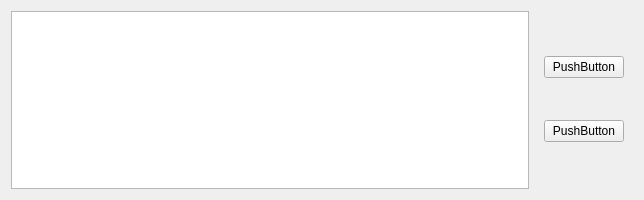
<?xml version="1.0" encoding="UTF-8"?>
<ui version="4.0">
 <class>kaedeLabel</class>
 <widget class="QWidget" name="kaedeLabel">
  <property name="geometry">
   <rect>
    <x>0</x>
    <y>0</y>
    <width>644</width>
    <height>200</height>
   </rect>
  </property>
  <property name="windowTitle">
   <string>Form</string>
  </property>
  <property name="autoFillBackground">
   <bool>false</bool>
  </property>
  <layout class="QHBoxLayout" name="horizontalLayout_2">
   <item>
    <widget class="QTextBrowser" name="textBrowser"/>
   </item>
   <item>
    <widget class="QWidget" name="widget" native="true">
     <property name="baseSize">
      <size>
       <width>0</width>
       <height>0</height>
      </size>
     </property>
     <layout class="QVBoxLayout" name="verticalLayout_2">
      <item>
       <widget class="QPushButton" name="pushButton_2">
        <property name="text">
         <string>PushButton</string>
        </property>
       </widget>
      </item>
      <item>
       <widget class="QPushButton" name="pushButton">
        <property name="text">
         <string>PushButton</string>
        </property>
       </widget>
      </item>
     </layout>
    </widget>
   </item>
  </layout>
 </widget>
 <resources/>
 <connections/>
</ui>
